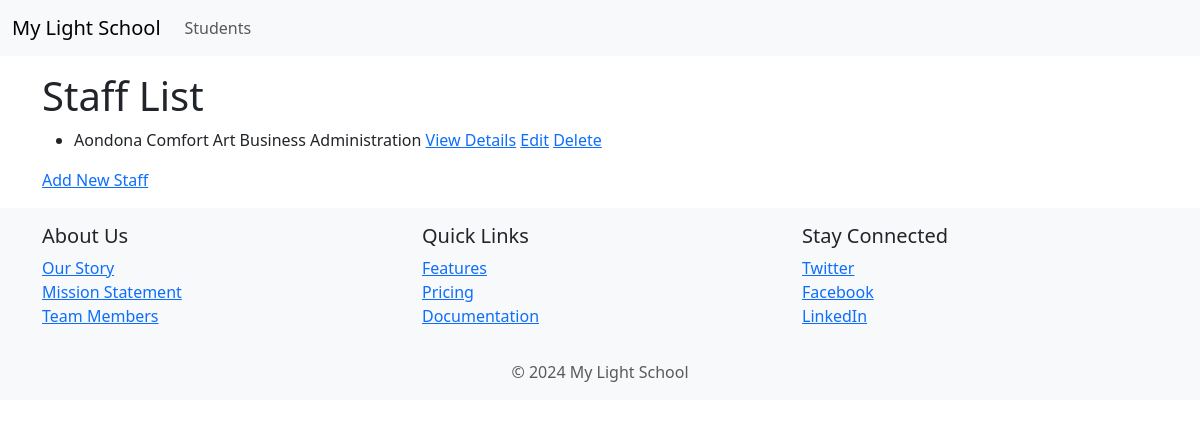
/staff/, run on an earlier commit of the app's database.
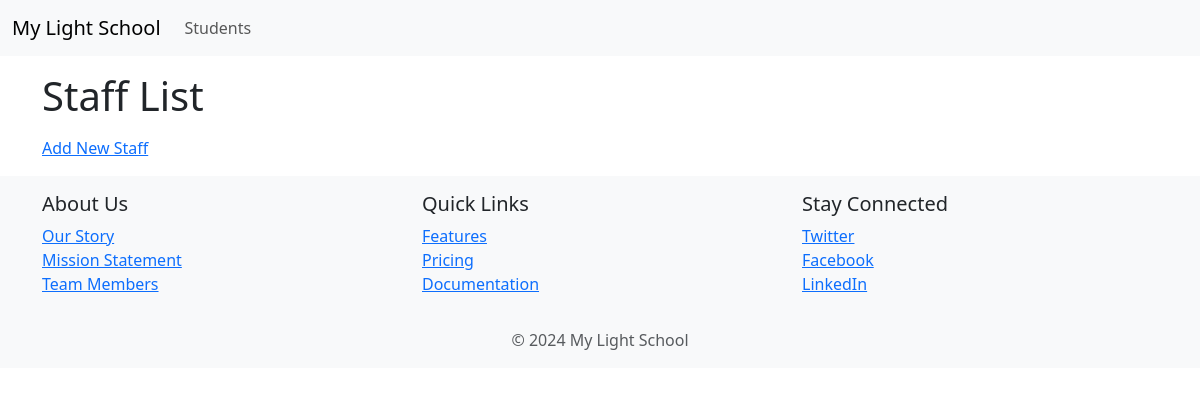
And on a later commit of the database.
### staff/models.py (models this page shows, shortened)
class Staff(models.Model):
    email = models.EmailField(unique=True)
    phone = models.CharField(max_length=50, unique=True)
    surname = models.CharField(max_length=50)
    first_name = models.CharField(max_length=50)
    other_names = models.CharField(max_length=50, blank=True)
    department = models.ForeignKey(Department, on_delete=models.CASCADE, default=1, null=True)
    qualification = models.CharField(max_length=50, null=True)
    course_studied = models.CharField(max_length=50, blank=True)
    profile_picture = models.ImageField(upload_to='profile_pics/', default='default.jpg')
    date_of_birth = models.DateField()
    created_at = models.DateField(auto_now_add=True)

class Department(models.Model):
    name = models.CharField(max_length=100)
    def __str__(self):
        return self.name

### staff/views.py (the view)
# urls.py: path('', views.staff_list, name='staff_list'),
def staff_list(request):
    staff = Staff.objects.all()
    return render(request, 'staff/staff_list.html', {'staff': staff})

### staff/templates/staff/staff_list.html
{% extends 'base.html' %}
{% block content %}
  <h1>Staff List</h1>
  <ul>
    {% for staff_member in staff %}
      <li>
        {{ staff_member.surname }} {{ staff_member.first_name}} {{ staff_member.department }} {{ staff_member.course_studied }}
        <a href="{% url 'staff:staff_detail' staff_member.pk %}">View Details</a>
        <a href="{% url 'staff:staff_update' staff_member.pk %}">Edit</a>
        <a href="{% url 'staff:staff_delete' staff_member.pk %}">Delete</a>
      </li>
    {% endfor %}
  </ul>
  <p><a href="{% url 'staff:add_staff' %}">Add New Staff</a></p>
{% endblock content %}

What changed in the data, as far as the page shows it:
removed Staff: surname "Aondona", first_name "Comfort", department "Art", course_studied "Business Administration"
